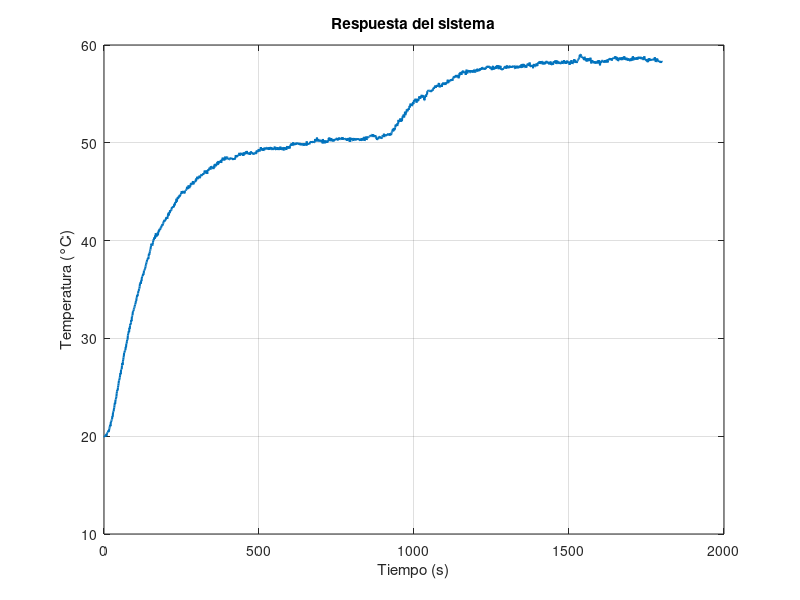

Reproduce this figure in MATLAB. (Note: this script raises an error after producing the figure.)
clear; clc;
load('datos_ensayo_tclab.mat');

idx_step = find(diff(u) ~= 0, 1) + 1;
t_step = t(idx_step);

figure;
plot(t,T,'LineWidth',1.5);
grid on;
xlabel('Tiempo (s)');
ylabel('Temperatura (°C)');
title('Respuesta del sistema');
hold on;
xline(t_step,'--r','Escalón');

T0 = mean(T(idx_step-50:idx_step-1));
Tf = mean(T(end-50:end));

u0 = u(idx_step-1);
u1 = u(idx_step);

du = u1 - u0;
dT = Tf - T0;

K = dT/du;

T63 = T0 + 0.632*dT;
idx_tau = find(T(idx_step:end) >= T63,1) + idx_step - 1;
tau = t(idx_tau) - t_step;

G = tf(K,[tau 1])
